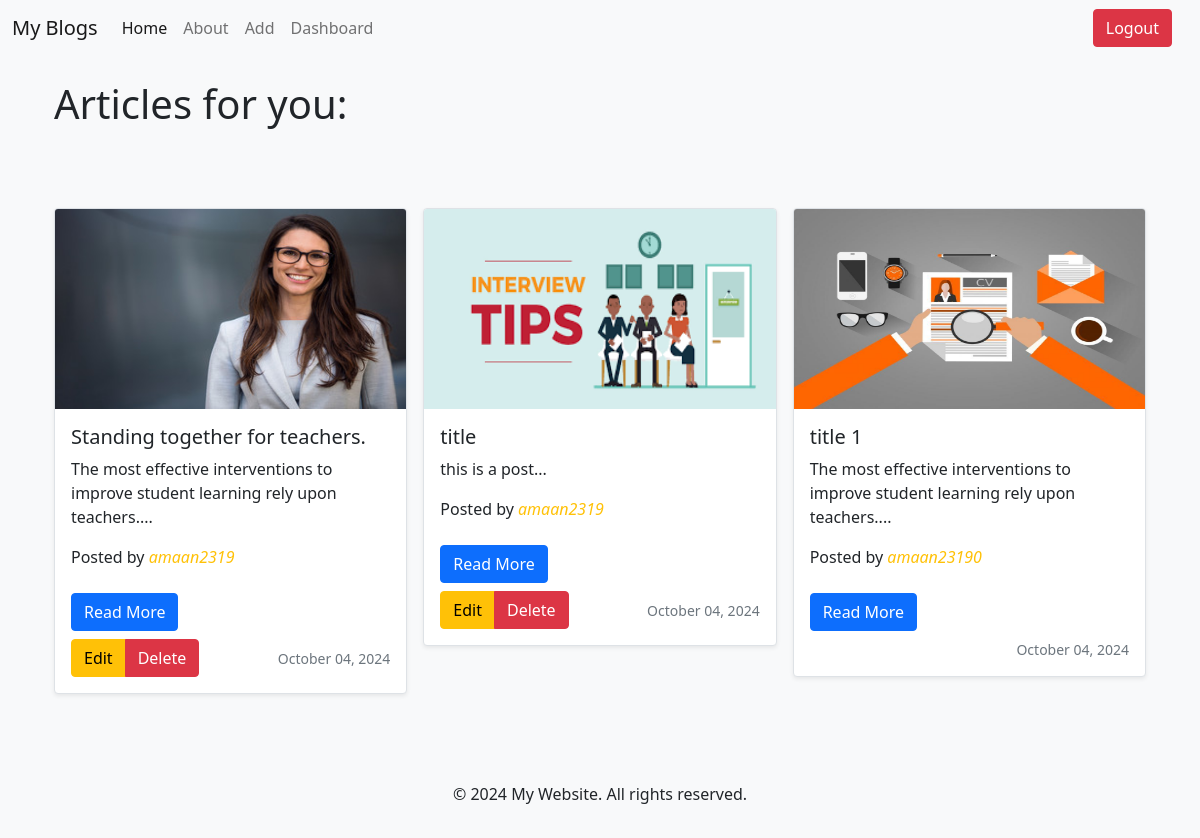
Screenshot of / (signed in) with the database file from the repository.
### app.py (models this page shows)
class Article(db.Model):
    id = db.Column(db.Integer, primary_key=True)
    title = db.Column(db.String(50))
    author = db.Column(db.String(20))
    post_date = db.Column(db.DateTime)
    image_filename = db.Column(db.String(200), nullable=True)  # Add this line
    content = db.Column(db.Text)

### app.py (the view)
@app.route("/")
def home():
    articles = Article.query.order_by(Article.post_date.desc()).all()
    if current_user.is_anonymous:
        name = 'guest'
    else:
        name = current_user.username
    return render_template("home.html", articles=articles, name=name)

### app.py (called while the page is built)
@login_manager.user_loader
def load_user(user_id):
    return User.query.get(int(user_id))

### templates/home.html (shortened to what this page needs)
{% extends 'base.html' %} {% block title %}Home{% endblock %} {% block content
%}
<div class="container">
    <h1 class="fs-1">Articles for you:</h1>
    <br>
</div>
<div id="part3">
  <div class="album py-5 bg-light">
    <div class="container">
      <div class="row row-cols-1 row-cols-sm-2 row-cols-md-3 g-3">
        {% for article in articles %}
        <div class="col">
          <div class="card shadow-sm border">
            {% if article.image_filename %}
            <img
              src="{{ url_for('static', filename='uploads/' + article.image_filename) }}"
              class="card-img-top uniform-img"
              alt="Post Image"
              style="height: 200px"
            />
            {% endif %}
            <div class="card-body">
              <h5 class="post-title">{{ article.title }}</h5>
              <p class="card-text">{{ article.content[:80] }}...</p>
              <p class="post-meta">
                Posted by <i class="text-warning bold">{{ article.author }}</i>
              </p>
              <a
                href="/post/{{ article.id }}"
                type="button"
                class="btn my-2 btn-primary"
                >Read More</a
              >
              <br />
              <div class="d-flex justify-content-between align-items-center">
                <div class="btn-group">
                  {% if current_user.is_authenticated and article.author ==
                  current_user.username %}
                  <a
                    href="{{ url_for('update', id=article.id) }}"
                    class="btn btn-warning"
                    >Edit</a
                  >
                  <a
                    href="{{ url_for('delete', id=article.id) }}"
                    class="btn btn-danger"
                    onclick="return confirm('Are you sure you want to delete this post?')"
                    >Delete</a
                  >
                  {% endif %}
                </div>
                <small class="text-muted"
                  >{{ article.post_date.strftime('%B %d, %Y') }}</small
                >
              </div>
            </div>
          </div>
        </div>
        {% endfor %}
      </div>
    </div>
  </div>
</div>
{% endblock %}

### rows the page displays
Article: image_filename (picture), title "Standing together for teachers.", content "The most effective interventions to improve student learning rely upon teachers.", author "amaan2319", post_date "October 04, 2024"
Article: image_filename (picture), title "title", content "this is a post", author "amaan2319", post_date "October 04, 2024"
Article: image_filename (picture), title "title 1", content "The most effective interventions to improve student learning rely upon teachers.", author "amaan23190", post_date "October 04, 2024"
